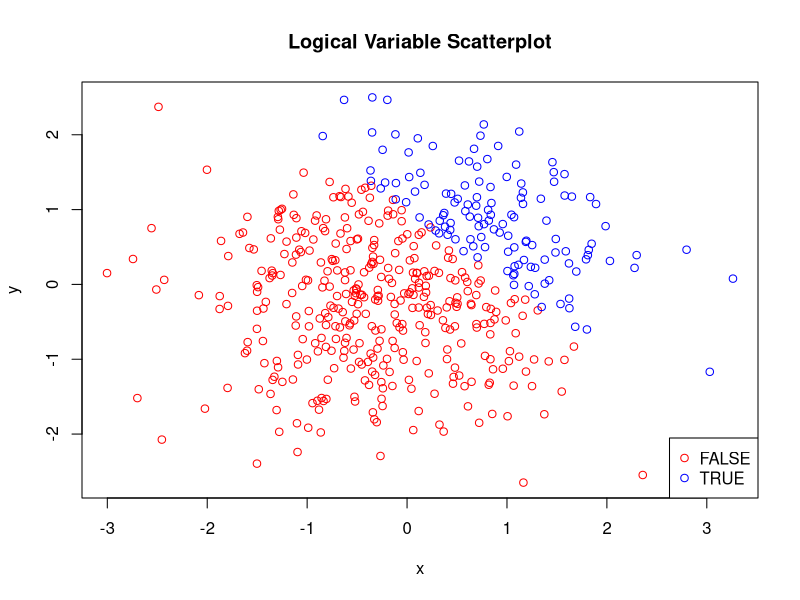
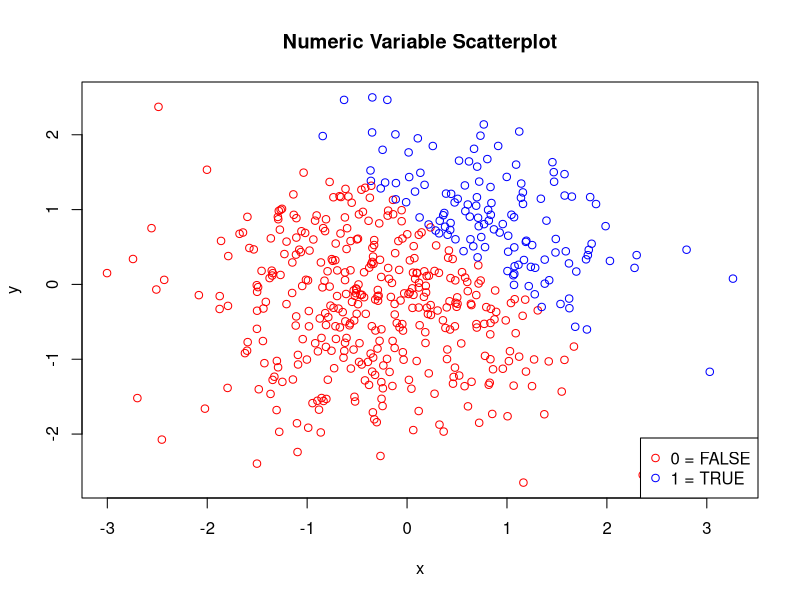
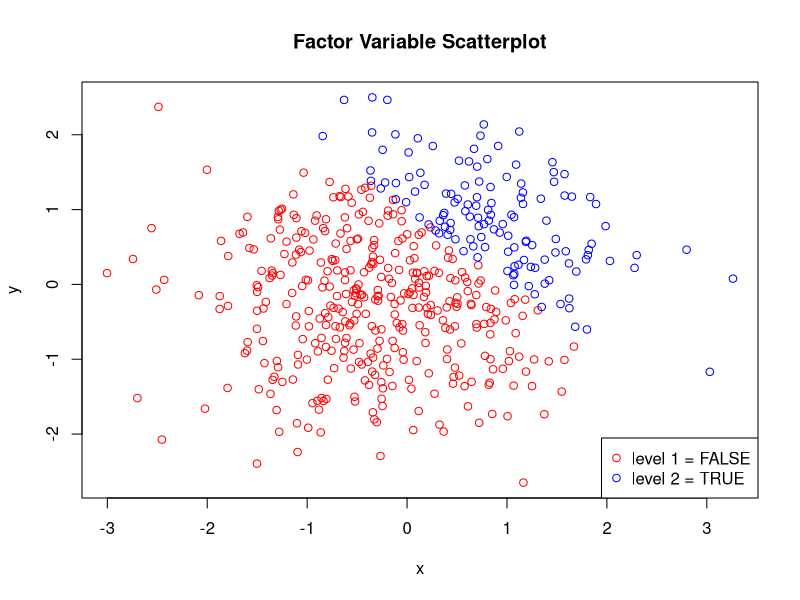

R code for these plots, in order:
## ---- chunk 1
library(tidyverse)
library(ggplot2)
## ---- chunk 2

#Data frame
df_1 = tibble(
  random_samp = rnorm(8),
  log_vec = random_samp > 0,
  char_vec = as.character("a","b","c","d","e","f","g","h"),
  fac_vec = factor(c("jazz","rock","blues","jazz","jazz","rock","blues","rock"))
)

#Take the mean of each variable
mean_random_samp = mean(pull(df_1, random_samp))
mean_log_vec = mean(pull(df_1, log_vec))
mean_char_vec = mean(pull(df_1, char_vec))
mean_fac_vec = mean(pull(df_1, fac_vec))

## ---- chunk 3

as.numeric(pull(df_1, log_vec)) * pull(df_1, random_samp)
as.factor(pull(df_1, log_vec)) * pull(df_1, random_samp)
as.numeric(as.factor(pull(df_1, log_vec))) * pull(df_1, random_samp)
## ---- chunk 4
#Data frame
df_2 = tibble(
  x = rnorm(500),
  y = rnorm(500),
  log_vec_2 = x + y > 1,
  num_vec_2 = as.numeric(log_vec_2),
  fac_vec_2 = as.factor(log_vec_2)
)

#mean, median and standard deviation of x
mean_x = mean(pull(df_2, x))
median_x = median(pull(df_2, x))
sd_x = sd(pull(df_2, x))

#Proportion of cases for which x+y>1
prop_case = mean(pull(df_2, log_vec_2))

## ---- chunk 5
plot_one = with(df_2, plot(x, y, xlab = "x", ylab = "y", 
                           main = "Logical Variable Scatterplot", type = "n"))
with(subset(df_2, log_vec_2 == 'FALSE'), points(x, y, col = 'red'))        
with(subset(df_2, log_vec_2 == 'TRUE'), points(x, y, col = 'blue'))
legend("bottomright", pch = 1, col = c("red","blue"), 
       legend = c("FALSE","TRUE"))

ggsave("plot_one.png")
## ---- chunk 6

plot_two = with(df_2, plot(x, y, xlab = "x", ylab = "y", 
                           main = "Numeric Variable Scatterplot", type = "n"))
with(subset(df_2, num_vec_2 == '0'), points(x, y, col = 'red'))        
with(subset(df_2, num_vec_2 == '1'), points(x, y, col = 'blue'))
legend("bottomright", pch = 1, col = c("red","blue"), 
       legend = c("0 = FALSE","1 = TRUE"))
## ---- chunk 7
plot_three = with(df_2, plot(x, y, xlab = "x", ylab = "y", 
                             main = "Factor Variable Scatterplot", type = "n"))
with(subset(df_2, fac_vec_2 == 'FALSE'), points(x, y, col = 'red'))        
with(subset(df_2, fac_vec_2 == 'TRUE'), points(x, y, col = 'blue'))
legend("bottomright", pch = 1, col = c("red","blue"), 
       legend = c("level 1 = FALSE","level 2 = TRUE"))
